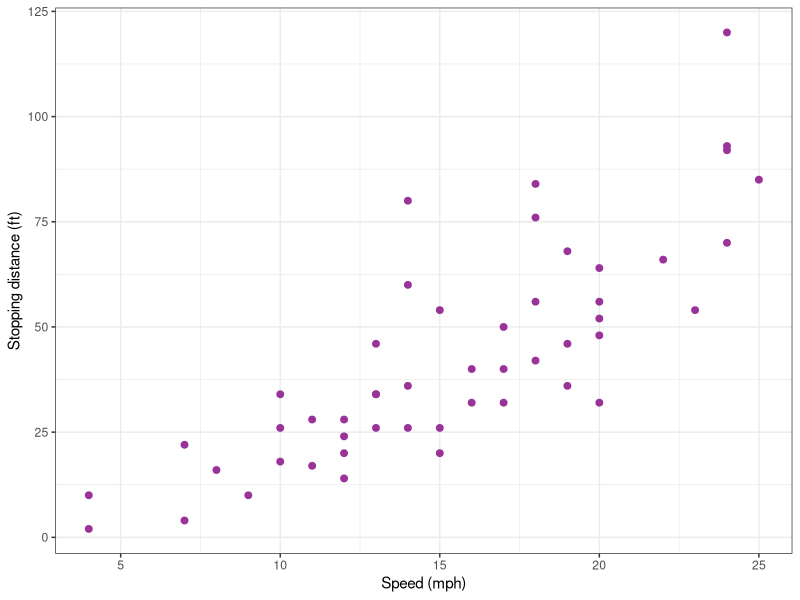
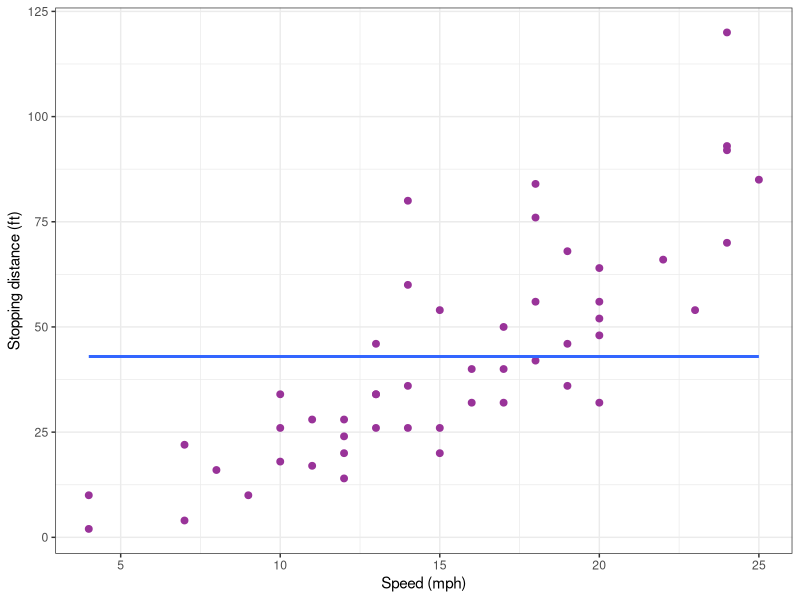
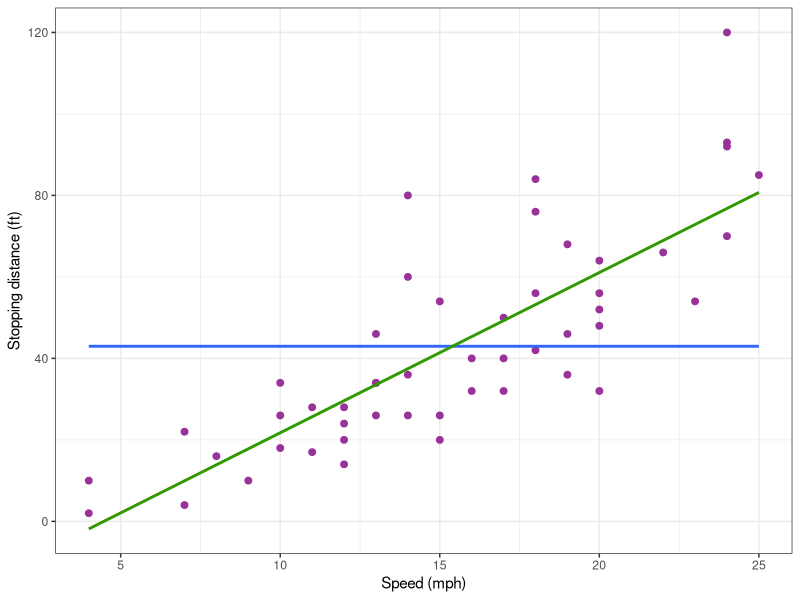
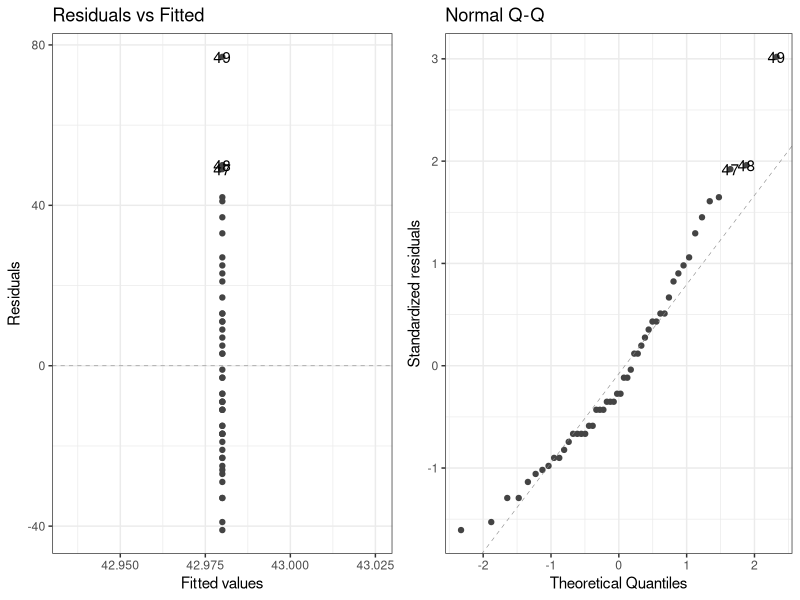
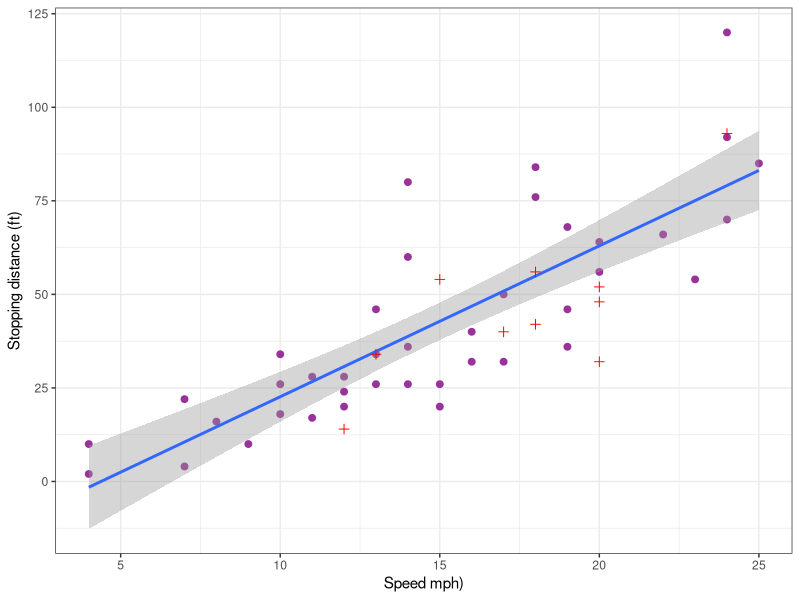
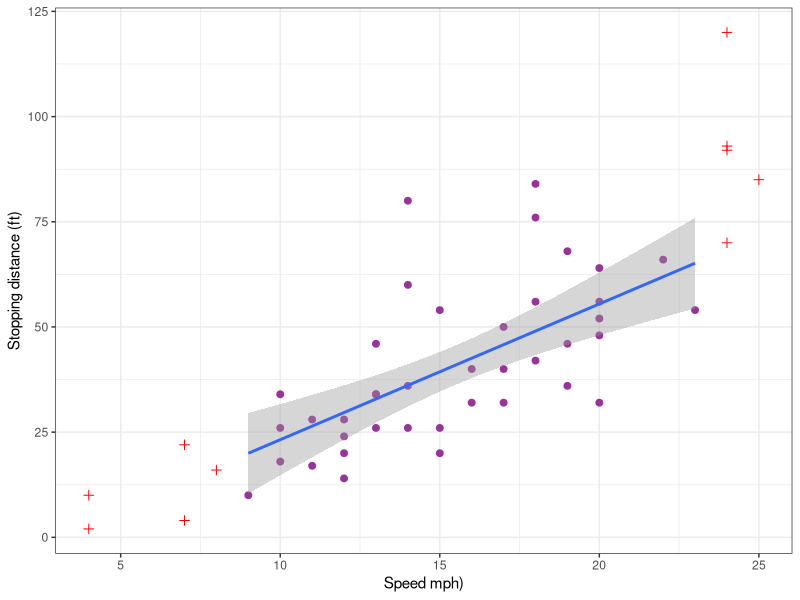
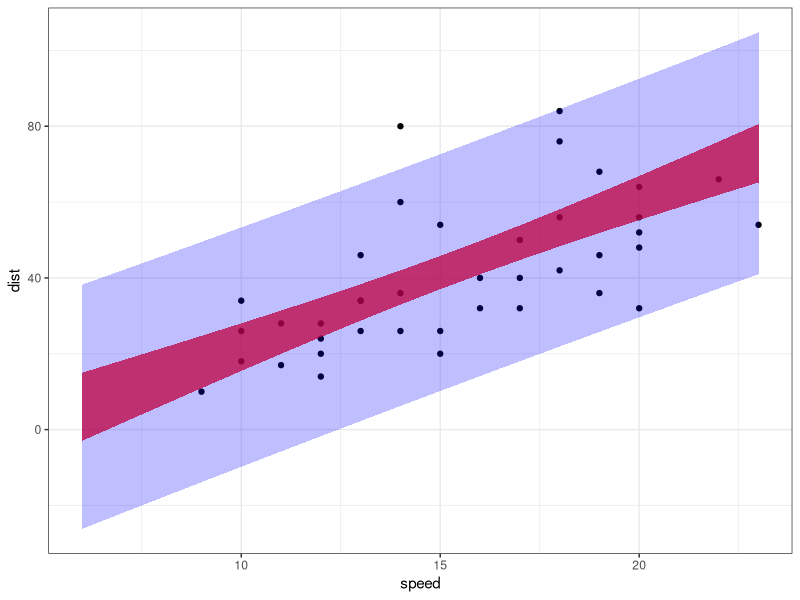
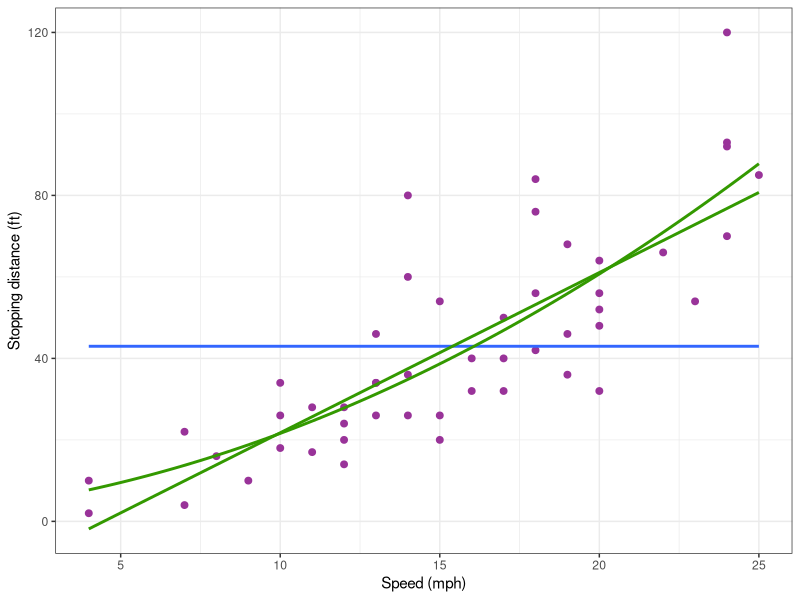

Recreate these plots in R, in order.
## ---- chunk 1
#| code-fold: false
library(tidyverse)
library(gridExtra)
library(ggfortify)  # extend some ggplot2 features
theme_set(theme_bw())
## ---- chunk 2
data(cars)
cars %>% rmarkdown::paged_table()
## ---- chunk 3
#| code-fold: true
cars_plot <-
  cars %>% 
  ggplot() +  aes(x = speed, y = dist) + 
  geom_point(size = 2, colour="#993399") + xlab("Speed (mph)") + ylab("Stopping distance (ft)")  
cars_plot
## ---- chunk 4
lm0 <- lm(dist ~ 1, data = cars)
lm0
## ---- chunk 5
mean(cars$dist)
## ---- chunk 6
#| code-fold: true
cars_plot <- cars_plot + 
  geom_smooth(method = "lm", formula = y ~ 1, se = FALSE)
cars_plot
## ---- chunk 7
lm1 <- lm(dist ~ speed, data = cars)
coef(lm1)
## ---- chunk 8
summary(lm1)
## ---- chunk 9
confint(lm1)
## ---- chunk 10
cars_plot <- cars_plot + 
  geom_smooth(method = "lm", formula = y ~ x, se = FALSE, colour="#339900")
cars_plot
## ---- chunk 11
autoplot(lm0, which = 1:2) ## autoplot comes from ggfortify
## ---- chunk 12
n <- nrow(cars)
is_train <- sample(c(TRUE, FALSE), n, prob = c(0.8, 0.2), replace = TRUE)
cars_training <- filter(cars,  is_train)
cars_test     <- filter(cars, !is_train)
## ---- chunk 13
pred_testing_set  <- 
  lm(dist ~ speed, data = cars_training) %>% 
  predict(cars_test)
## ---- chunk 14
#| code-fold: true
cars_pred_plot <-
  cars_training %>% ggplot() +  aes(x = speed, y = dist) + 
  geom_point(size = 2, colour="#993399") +  xlab("Speed mph)") + ylab("Stopping distance (ft)") + 
  geom_smooth(method = "lm", formula = y ~ x) +
  geom_point(data = data.frame(cars_test, testing = pred_testing_set),
             mapping = aes(x = speed, y = dist), size = 2, shape = 3, colour="red")
cars_pred_plot
## ---- chunk 15
R2_test <- cor(pred_testing_set, cars_test$dist)^2
R2_test
## ---- chunk 16
cars_training <- cars[c(6:45) ,]
cars_test     <- cars[-c(6:45),]
pred_testing_set  <- 
  lm(dist ~ speed, data = cars_training) %>% 
  predict(cars_test)
## ---- chunk 17
#| code-fold: true
cars_pred_plot <-
  cars_training %>% ggplot() +  aes(x = speed, y = dist) + 
  geom_point(size = 2, colour="#993399") +  xlab("Speed mph)") + ylab("Stopping distance (ft)") + 
  geom_smooth(method = "lm", formula = y ~ x) +
  geom_point(data = data.frame(cars_test, testing = pred_testing_set),
             mapping = aes(x = speed, y = dist), size = 2, shape = 3, colour="red")
cars_pred_plot
## ---- chunk 18
alpha <- 0.05
new_x <- data.frame( speed = (6:23))
conf_inter <- 
  setNames(cbind(new_x,
    predict(lm1, newdata = new_x, interval = "confidence", level = 1 - alpha)),
    c("speed", "dist", "lwr", "upr"))
conf_inter %>% rmarkdown::paged_table()
## ---- chunk 19
pred_inter <-    setNames(cbind(new_x,
    predict(lm1, newdata = new_x, interval = "prediction", level = 1 - alpha)),
    c("speed", "dist", "lwr", "upr"))
pred_inter %>% rmarkdown::paged_table()
## ---- chunk 20
#| code-fold: true
cars_training %>% ggplot() +  aes(x = speed, y = dist) + geom_point() +
  geom_ribbon(data = conf_inter, aes(ymin = lwr, ymax = upr), fill = "red" , alpha = 0.75) +
  geom_ribbon(data = pred_inter, aes(ymin = lwr, ymax = upr), fill = "blue", alpha = 0.25)
## ---- chunk 21
lm2 <- lm(dist ~  speed + I(speed^2), data = cars)
summary(lm2)
## ---- chunk 22
X <- model.matrix(lm2)
S <- solve(crossprod(X))
R <- cov2cor(S)
R
## ---- chunk 23
#| code-fold: true
cars_plot + 
  geom_smooth(method = "lm", formula = y ~ poly(x, 2, raw = TRUE), se = FALSE, colour="#339900")
## ---- chunk 24
#| code-fold: true
cars_plot + 
  geom_smooth(data = cars_training, method = "lm", formula = y ~ poly(x, 2, raw = TRUE), se = FALSE, colour="#339900")
## ---- chunk 25
lm2_no_inter <- lm(dist ~ 0 + speed + I(speed^2), data = cars)
coef(lm2_no_inter)
## ---- chunk 26
X <- model.matrix(lm2_no_inter)
head(X)
## ---- chunk 27
#| code-fold: true
alpha <- 0.05
new_x <- data.frame( speed = (6:23))
fit <- data.frame(new_x, dist = predict(lm2_no_inter, newdata = new_x))
conf_inter <- 
  setNames(cbind(new_x,
    predict(lm2_no_inter, newdata = new_x, interval = "confidence", level = 1 - alpha)),
    c("speed", "dist", "lwr", "upr"))
pred_inter <- 
  setNames(cbind(new_x,
    predict(lm2_no_inter, newdata = new_x, interval = "prediction", level = 1 - alpha)),
    c("speed", "dist", "lwr", "upr"))
cars_training %>% ggplot() +  aes(x = speed, y = dist) + geom_point() +
  geom_ribbon(data = conf_inter, aes(ymin = lwr, ymax = upr), fill = "red" , alpha = 0.75) +
  geom_ribbon(data = pred_inter, aes(ymin = lwr, ymax = upr), fill = "blue", alpha = 0.25) +  
  geom_line(data = fit, aes(x = speed, y = dist), colour="#339900", size = 1)
## ---- chunk 28
lm2_poly <- lm(dist ~ poly(speed, degree = 2, raw = TRUE), data = cars)
design_raw <- model.matrix(lm2_poly)
head(design_raw)
## ---- chunk 29
coef(lm2_poly)
## ---- chunk 30
lm1_ortho <- lm(dist ~ poly(speed, degree = 1), data = cars)
design_ortho <- model.matrix(lm1_ortho)
head(design_ortho)
crossprod(design_ortho)
## ---- chunk 31
coef(lm1_ortho)
## ---- chunk 32
lm2_ortho <- lm(dist ~ poly(speed, degree = 2), data = cars)
design_ortho <- model.matrix(lm2_ortho)
head(design_ortho)
crossprod(design_ortho)
## ---- chunk 33
summary(lm2_ortho)
## ---- chunk 34
confint(lm2_ortho)
## ---- chunk 35
summary(lm1_ortho)$coefficients
summary(lm2_ortho)$coefficients
## ---- chunk 36
anova(lm0, lm1)
anova(lm0, lm2)
## ---- chunk 37
anova(lm1, lm2)
## ---- chunk 38
logLik(lm0)
logLik(lm1)
logLik(lm2)
## ---- chunk 39
dl <- 2*as.numeric(logLik(lm1) - logLik(lm0))
1-pchisq(dl,1)
## ---- chunk 40
dl <- 2 * as.numeric(logLik(lm2) - logLik(lm1))
1 - pchisq(dl,1)
## ---- chunk 41
AIC(lm0, lm1, lm2)
BIC(lm0, lm1, lm2)
## ---- chunk 42
grid.arrange(
  cars_plot + scale_x_log10(),
  cars_plot + scale_y_log10(), nrow = 1)
## ---- chunk 43
cars_plot + scale_x_log10() + scale_y_log10()
## ---- chunk 44
lm1_log <- lm(log(dist) ~ log(speed), data = cars)
summary(lm1_log)
## ---- chunk 45
cars_plot_log <-
  ggplot(cars) + aes(x = log(speed), y = log(dist)) + 
  geom_point(size = 2, colour="#993399") 
cars_plot_log + geom_smooth(method = "lm", formula = y ~ x)
## ---- chunk 46
autoplot(lm1_log, which = 1:2)
## ---- chunk 47
#| code-fold: true
training <- c(6:45)
cars_test     <- cars[-training, ]
cars_training <- cars[ training , ]
cars_plot_log +
  geom_smooth(data = cars_training, 
    mapping = aes(x = log(speed), y = log(dist)),
    method = "lm", formula = y ~ x, se = FALSE, color = "red") +
  geom_smooth(data = cars,
    mapping = aes(x = log(speed), y = log(dist)),
    method = "lm", formula = y ~ x, se = FALSE)
## ---- chunk 48
#| code-fold: true
alpha <- 0.05
new_x <- data.frame( speed = 3:30)
fit <- data.frame(new_x, log_dist = predict(lm1_log, newdata = new_x))
conf_inter <- 
  setNames(cbind(new_x,
    predict(lm1_log, newdata = new_x, interval = "confidence", level = 1 - alpha)),
    c("speed", "dist", "lwr", "upr"))
pred_inter <- 
  setNames(cbind(new_x,
    predict(lm1_log, newdata = new_x, interval = "prediction", level = 1 - alpha)),
    c("speed", "dist", "lwr", "upr"))
cars_training %>% ggplot() +  aes(x = log(speed), y = log(dist)) + geom_point() +
  geom_ribbon(data = conf_inter, aes(ymin = lwr, ymax = upr), fill = "red" , alpha = 0.75) +
  geom_ribbon(data = pred_inter, aes(ymin = lwr, ymax = upr), fill = "blue", alpha = 0.25) +
  geom_line(data = fit, aes(x = log(speed), y = log_dist), colour="#339900", size = 1) +
      xlab("speed (mph)") + ylab("stopping distance (ft)")  

## ---- chunk 49
#| code-fold: true
cars_training %>% ggplot() +  aes(x = speed, y = dist) + geom_point() +
  geom_ribbon(data = conf_inter, aes(ymin = exp(lwr), ymax = exp(upr)), fill = "red" , alpha = 0.75) +
  geom_ribbon(data = pred_inter, aes(ymin = exp(lwr), ymax = exp(upr)), fill = "blue", alpha = 0.25) +
  geom_line(data = fit, aes(x = speed, y = exp(log_dist)), colour="#339900", size = 1) +
      xlab("speed (mph)") + ylab("stopping distance (ft)")  
## ---- chunk 50
logLik(lm1_log)
## ---- chunk 51
logLik(lm1_log) - sum(log(cars$dist))
## ---- chunk 52
AIC(lm1_log) + 2 * sum(log(cars$dist))
BIC(lm1_log) + 2 * sum(log(cars$dist))
